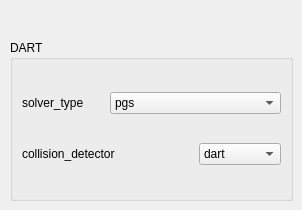
     <widget class="QWidget" name="dart_properties">
      <widget class="QGroupBox" name="dart_group_box">
       <property name="geometry">
        <rect>
         <x>10</x>
         <y>40</y>
         <width>283</width>
         <height>161</height>
        </rect>
       </property>
       <property name="title">
        <string>DART</string>
       </property>
       <layout class="QGridLayout" name="gridLayout_10">
        <item row="0" column="0">
         <widget class="QLabel" name="dart_solver_type_label">
          <property name="text">
           <string>solver_type</string>
          </property>
         </widget>
        </item>
        <item row="0" column="1" colspan="2">
         <widget class="QComboBox" name="dart_solver_type">
          <item>
           <property name="text">
            <string>pgs</string>
           </property>
          </item>
          <item>
           <property name="text">
            <string>dantzig</string>
           </property>
          </item>
         </widget>
        </item>
        <item row="1" column="0" colspan="2">
         <widget class="QLabel" name="dart_collision_detector_label">
          <property name="text">
           <string>collision_detector</string>
          </property>
         </widget>
        </item>
        <item row="1" column="2">
         <widget class="QComboBox" name="dart_collison_detector">
          <item>
           <property name="text">
            <string>dart</string>
           </property>
          </item>
          <item>
           <property name="text">
            <string>fcl</string>
           </property>
          </item>
          <item>
           <property name="text">
            <string>bullet</string>
           </property>
          </item>
          <item>
           <property name="text">
            <string>ode</string>
           </property>
          </item>
         </widget>
        </item>
       </layout>
      </widget>
     </widget>
